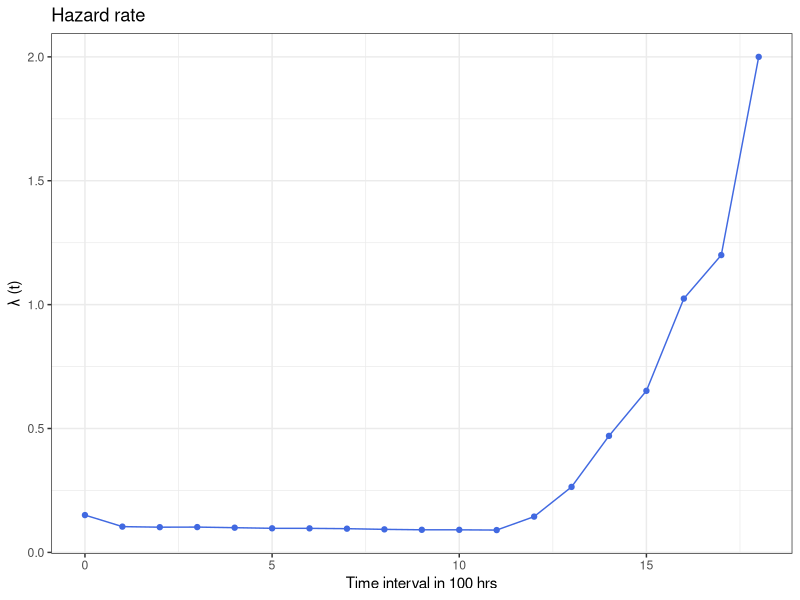
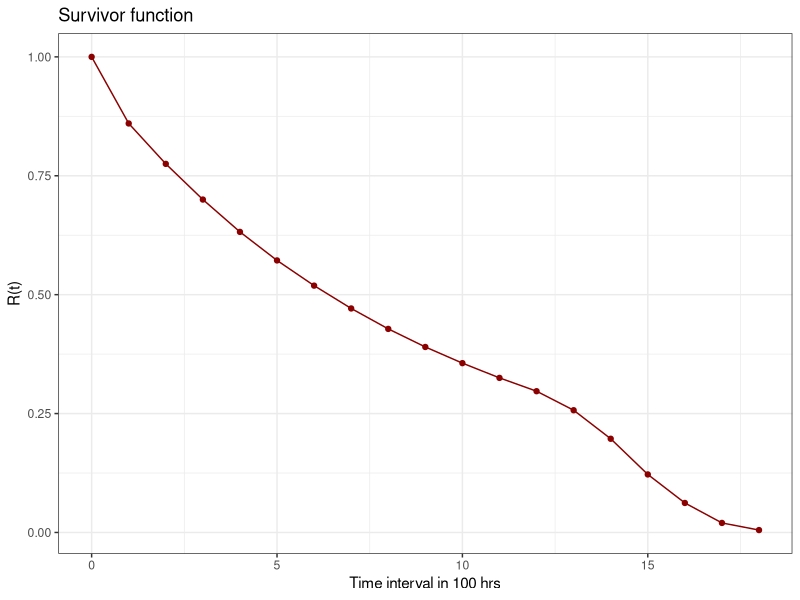
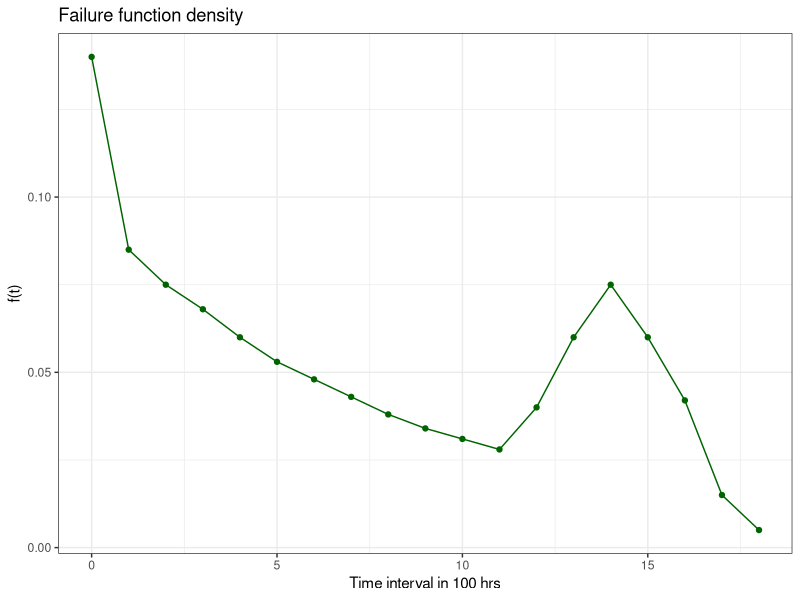
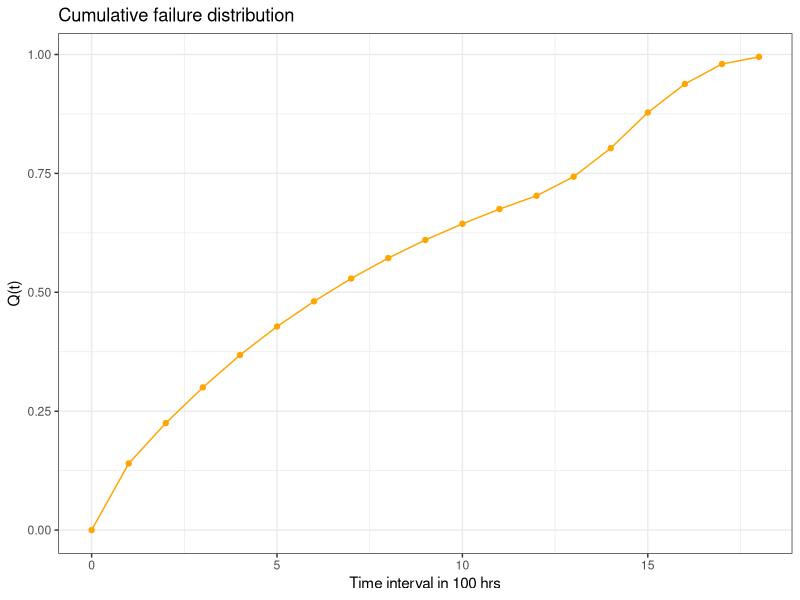
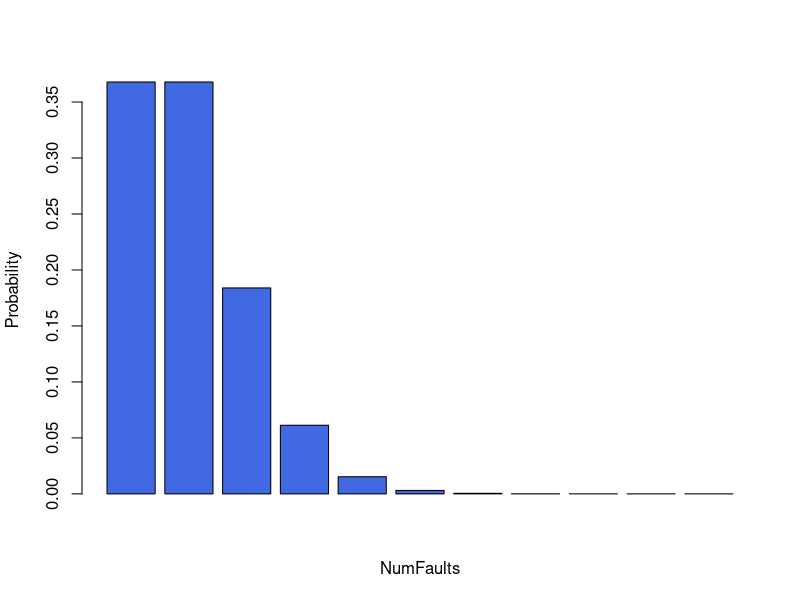
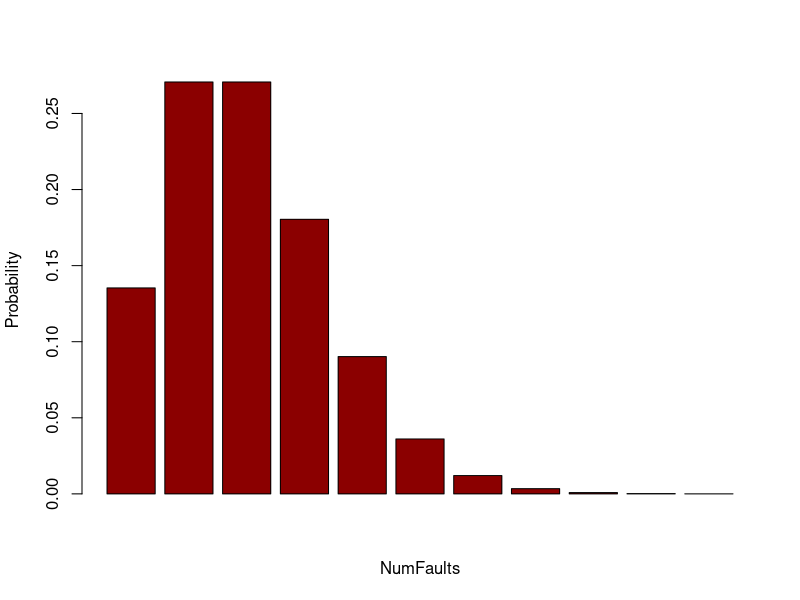
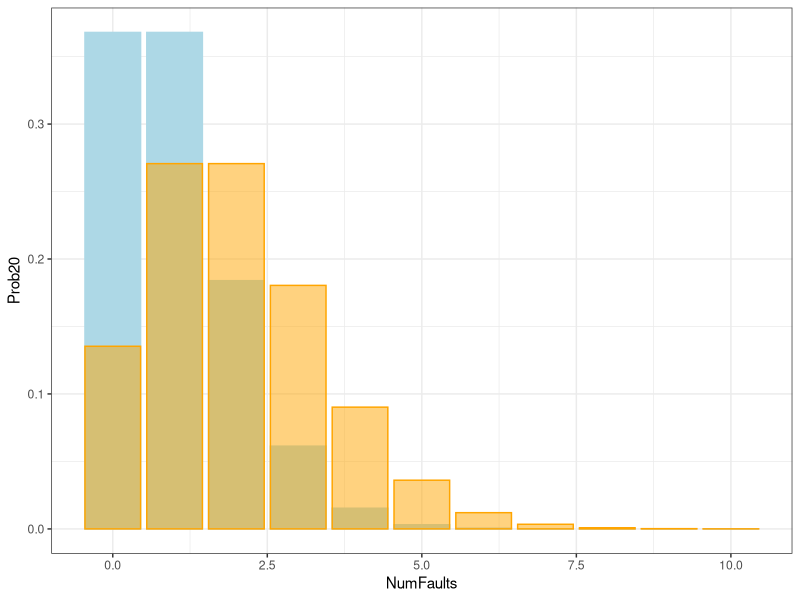
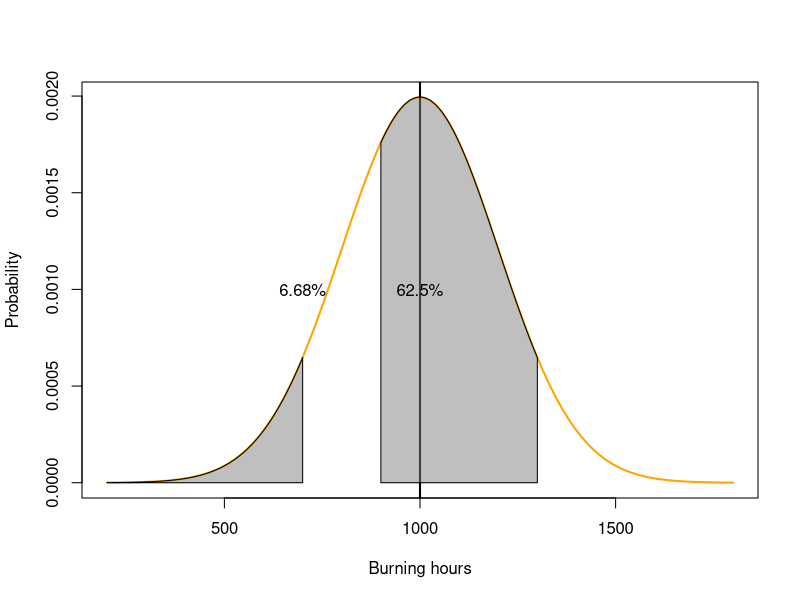

The R script that drew these images, in order:
library(dplyr)
library(tidyverse)

N <- 1000

time <- seq(0,18,1)
failures <- c(140,85,75,68,60,53,48,43,38,34,31,28,40,60,75,60,42,15,5)
cumfail <- append(cumsum(failures),0,after = 0)
cumfail[!cumfail == 1000]
survivors <- 1000 - cumfail[!cumfail == 1000]

df <- data.frame(Time = time, 
                 Failures = failures, 
                 CumFail = cumfail[!cumfail == 1000],
                 Survivors = survivors,
                 FailFunct = failures/1000,
                 CumFailDistr = cumfail[!cumfail == 1000]/1000,
                 SurvFunct = survivors/1000
                 )

hazrate <- df$Failures/((df$Survivors + c(df$Survivors[-1],0))/2)

df[,"HazRate"] <- hazrate
df

ggplot(data = df, aes(Time,HazRate)) +
  geom_point(color = "royalblue") +
  geom_line(color = "royalblue") + 
  theme_bw() +
  labs(title = "Hazard rate", 
       x = "Time interval in 100 hrs",
       y = paste("\u03bb","(t)"))

ggplot(data = df, aes(Time,SurvFunct)) +
  geom_point(color = "darkred") +
  geom_line(color = "darkred") + 
  theme_bw() +
  labs(title = "Survivor function",
       x = "Time interval in 100 hrs",
       y = "R(t)")

ggplot(data = df, aes(Time,FailFunct)) +
  geom_point(color = "darkgreen") +
  geom_line(color = "darkgreen") + 
  theme_bw() +
  labs(title = "Failure function density",
       x = "Time interval in 100 hrs",
       y = "f(t)")

ggplot(data = df, aes(Time,CumFailDistr)) +
  geom_point(color = "orange") +
  geom_line(color = "orange") + 
  theme_bw() +
  labs(title = "Cumulative failure distribution",
       x = "Time interval in 100 hrs",
       y = "Q(t)")

# Example 6.1

fyear100 <- 0.5/100
lambda <- fyear100*10

prob <- function(x,t){
  mu <- lambda*t
  P <- mu^x * exp(-mu) / factorial(x)
  return(P)
}

df <- data.frame(NumFaults = seq(0,10,1),
                 Prob20 = mapply(prob, seq(0,10,1), 20),
                 Prob40 = mapply(prob, seq(0,10,1), 40)
                 )

barplot(df$Prob20,
        xlab = "NumFaults", ylab = "Probability", 
        col = c("royalblue"))

barplot(df$Prob40,
        xlab = "NumFaults", ylab = "Probability", 
        col = c("darkred"))

ggplot(data = df) + 
  geom_bar(aes(x = NumFaults, y = Prob20), 
           stat = "identity", 
           fill = "lightblue",
           color = "lightblue") +
  geom_bar(aes(x = NumFaults, y = Prob40), 
           stat = "identity", 
           fill = "orange",
           color = "orange",
           alpha = 0.5 ) +
  theme_bw()

# Example 6.4
n <- 2000
mu <- 1000
sigma <- 200
q <- 700 # query

x <- seq(-4, 4, length = 100) * sigma + mu

f <- dnorm(x, mu, sigma)

u <- seq(min(x), q, length = 100)

plot(x, f, type = "l", lwd = 2, col = "orange",
     xlab = "Burning hours", ylab = "Probability")

abline(v = mu, lwd = 2, col = "black")

pnorm(700, mu, sigma) * n

polygon(c(min(x), u, q), c(0, dnorm(u, mu, sigma), 0),
        col = rgb(0.5, 0.5, 0.5, alpha = 0.5))

text(q, 0.001, "6.68%")

(pnorm(1300, mu, sigma) - pnorm(900, mu, sigma))* n

u <- seq(900, 1300, length = 100)

polygon(c(900, u, 1300), c(0, dnorm(u, mu, sigma), 0),
        col = rgb(0.5, 0.5, 0.5, alpha = 0.5))

text(1000, 0.001, "62.5%")

plot(x, pnorm(x, mu, sigma), type = "l", lwd = 2, col = "royalblue",
     xlab = "Burning hours", ylab = "Cumulative distribution")

# Example 6.7

lamp_life_data <- c(854, 1284, 1001, 911, 1168, 963, 1279, 1494, 798, 1599,
                    1357, 1090, 1082, 1494, 1684, 1281, 590, 960, 1310, 1571,
                    1355, 1502, 1251, 1666, 778, 1200, 849, 1454, 919, 1484,
                    1550, 628, 1325, 1073, 1273, 1710, 1734, 1928, 1416, 1465,
                    1608, 1367, 1152, 1393, 1339, 1026, 1299, 1242, 1508, 705,
                    1199, 1155, 822, 1448, 1623, 1084, 1220, 1650, 1091, 210,
                    1058, 1930, 1365, 1291, 683, 1399, 1198, 518, 1199, 2074,
                    811, 1137, 1185, 892, 937, 945, 1215, 905, 1810, 1265)

max <- max(lamp_life_data)
min <- min(lamp_life_data)
n <- length(lamp_life_data)

# Sturges' rule
k <- 1 + 3.3*log(n, 10)
print(k)
w <- (max- min)/k
print(w)

low_val <- 199.5
high_val <- 199.5+200*10
print(high_val)
w <- 200

x_breaks <- seq(low_val, high_val, w)
x_mid <- seq(low_val + w/2, high_val - w/2, w)

ClassFreq <- cut(lamp_life_data, breaks = x_breaks)
print(ClassFreq)

class <- table(ClassFreq)
df <- data.frame(class)
df$Midpoint <- x_mid
df$RelFreq <- df$Freq / length(lamp_life_data)

df$CumFreq <- cumsum(df$Freq)
df$CumRelFreq <- cumsum(df$RelFreq)

df
view(df)

ggplot(data = df,aes(x=ClassFreq)) + geom_bar()


